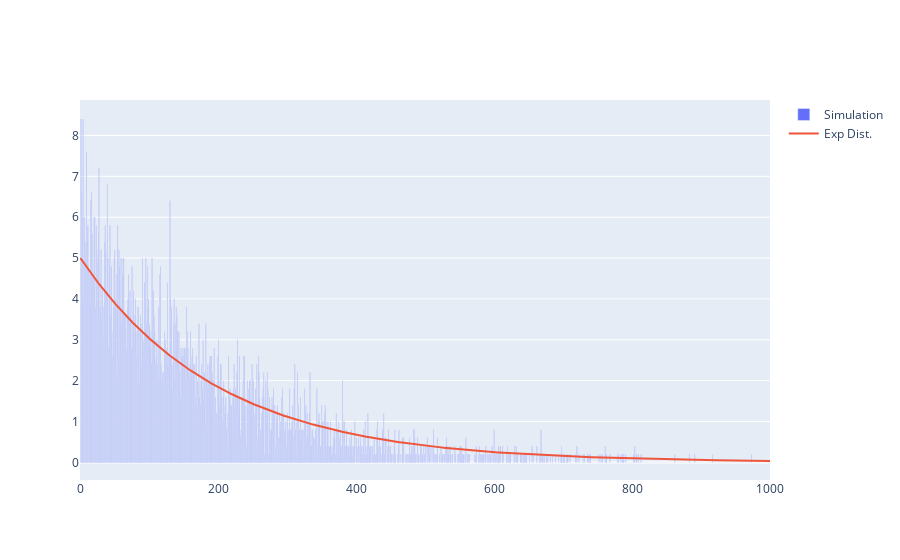

This figure's notebook cell:
### Code cell
fig = go.Figure()
fig.add_trace(go.Bar(y=ExpRVList[:maxExpX], name='Simulation'))
fig.add_trace(go.Scatter(x=xList, y=yList, mode='lines', name='Exp Dist.'))
fig.show()

### Figure 1 — Plotly figure (JSON) as saved in the notebook; plotly's stock layout.template omitted (floating-point values rounded to 4 significant figures; data arrays with more than 128 entries replaced by an {"elided": "..."} marker saying what was removed)
{"data": [{"name": "Simulation", "type": "bar", "y": {"elided": "1000 float values"}}, {"mode": "lines", "name": "Exp Dist.", "type": "scatter", "x": {"elided": "1000 float values"}, "y": {"elided": "1000 float values"}}], "layout": {}}
